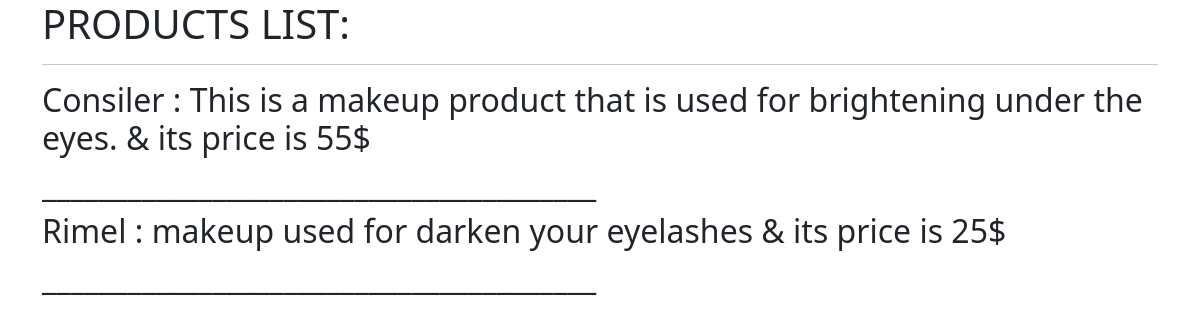
Screenshot of /product/list with the database file from the repository.
### product_app/models.py (models this page shows, shortened)
class Products(models.Model):
    name = models.CharField(max_length=30)
    description = models.TextField(max_length=100)
    price = models.CharField(max_length=15, default=0)

### product_app/views.py (the view)
# urls.py: path("list", views.products_list)
def products_list(request):
    products = Products.objects.all()
    return render(request, "product_app/products_list.html", context={"products": products})

### product_app/templates/product_app/products_list.html (shortened to what this page needs)
<!DOCTYPE html>
<html lang="en">
<head>
    <link href="https://cdn.jsdelivr.net/npm/bootstrap@5.0.2/dist/css/bootstrap.min.css" rel="stylesheet">
</head>
<body>
    <div class="container">
        <h1>PRODUCTS LIST:</h1>
        <hr>
        {% for product in products %}
        <h2>
            {{ product.name }} : {{ product.description }} & its price is {{ product.price }}
            <h2>_______________________________________</h2>
        </h2>
        {% endfor %}
    </div>
</body>
</html>

### rows the page displays
Products: name "Consiler", description "This is a makeup product that is used for brightening under the eyes.", price "55$"
Products: name "Rimel", description "makeup used for darken your eyelashes", price "25$"
